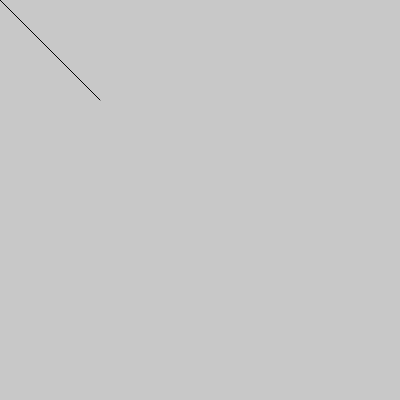
Frame 1 (no input)
Frame 60 (no input): identical to frame 1, image omitted
Frame 120 (the mouse pressed at the canvas centre since frame 60): identical to frame 1, image omitted

The p5.js sketch that drew this single still picture (run headless with seeded random() and noise() and a simulated clock; from frame 60 on, the mouse is pressed at the canvas centre):

// p5.js sketch
// ── sketch.js
function setup(){
    createCanvas(400,400);

}

function draw(){
    background(200)

    const myVec = createVector(100,100)
    line(0,0,myVec.x,myVec.y)
}
